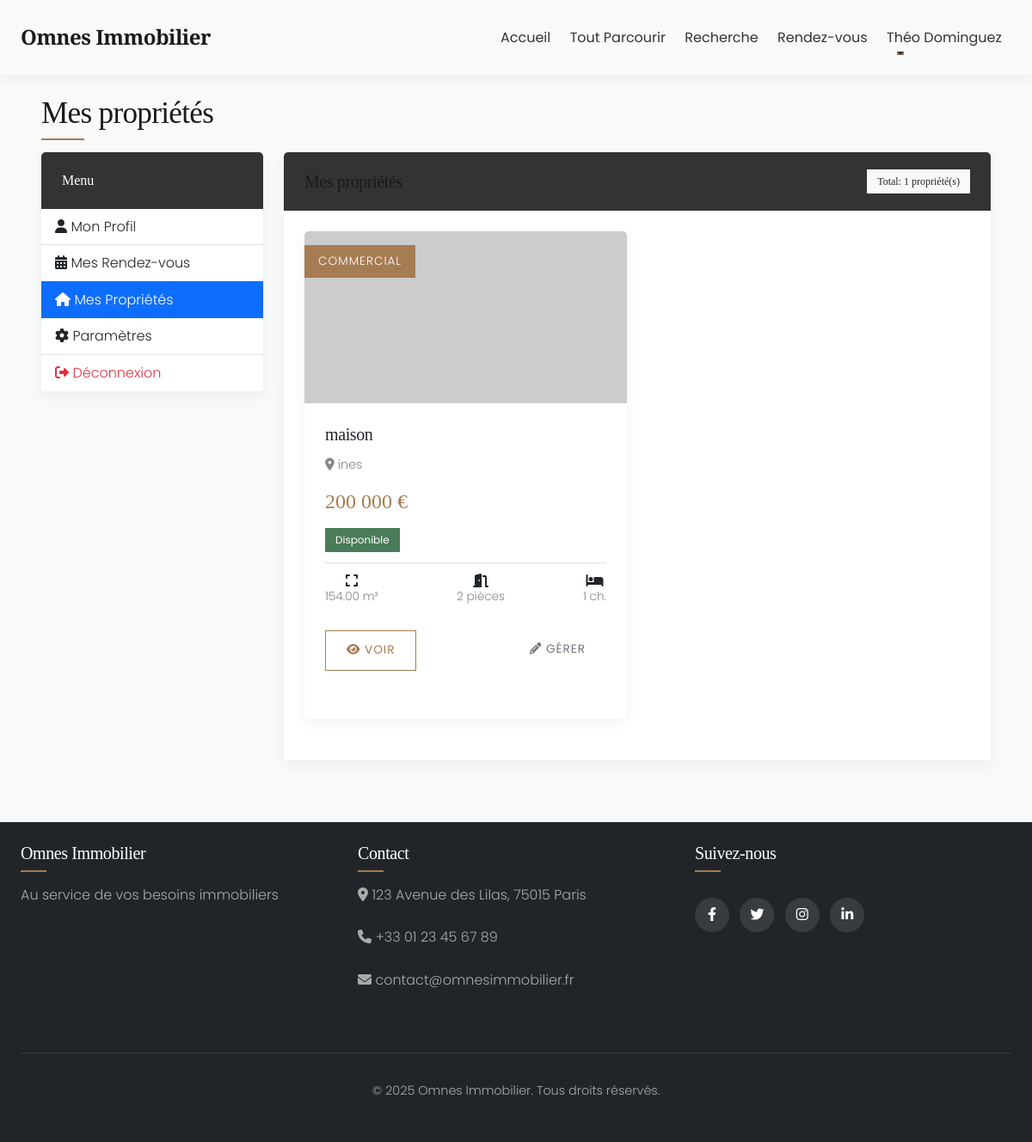
/agent-properties.php (signed in), run on an earlier commit of the app's database.
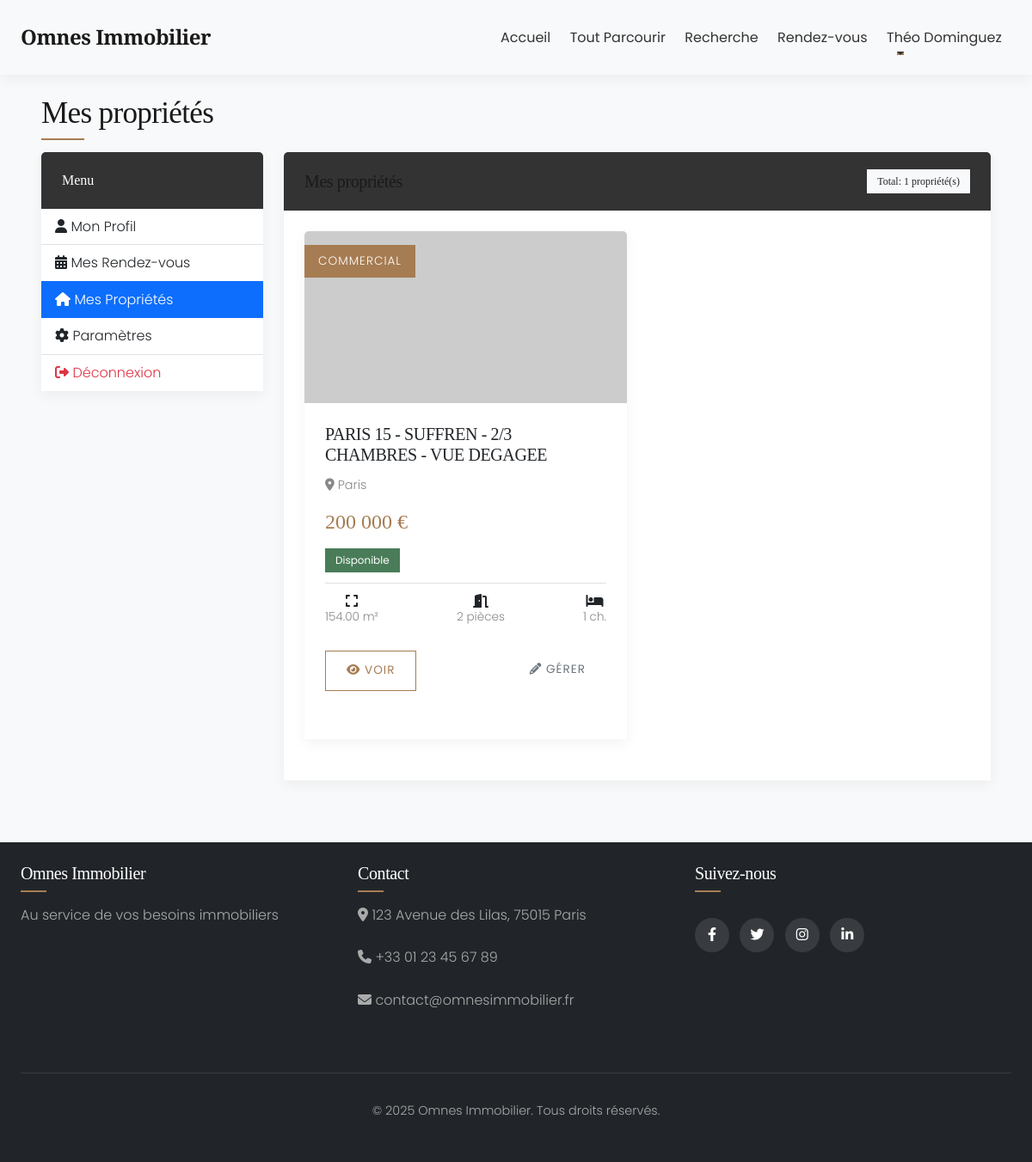
And on a later commit of the database.
### tables this page shows
CREATE TABLE `Propriete` (
  `id_propriete` int NOT NULL,
  `titre` varchar(255) NOT NULL,
  `description` text,
  `prix` decimal(10,2) NOT NULL,
  `surface` decimal(10,2) DEFAULT NULL,
  `nb_pieces` int DEFAULT NULL,
  `nb_chambres` int DEFAULT NULL,
  `nb_salles_bain` int DEFAULT NULL,
  `etage` int DEFAULT NULL,
  `balcon` tinyint(1) DEFAULT '0',
  `parking` tinyint(1) DEFAULT '0',
  `ascenseur` tinyint(1) DEFAULT '0',
  `adresse` varchar(255) NOT NULL,
  `ville` varchar(100) NOT NULL,
  `code_postal` varchar(20) NOT NULL,
  `pays` varchar(50) NOT NULL,
  `statut` enum('disponible','vendu','loué') DEFAULT 'disponible',
  `type_propriete` enum('résidentiel','commercial','terrain','location') NOT NULL,
  `date_ajout` datetime DEFAULT CURRENT_TIMESTAMP,
  `id_agent` int NOT NULL
);

### classes/database.php (called while the page is built, shortened)
<?php
class Database {
    private $dbh;
    private $stmt;
    public function __construct() {
        $this->host = DB_HOST;
        $this->port = DB_PORT;
        $this->user = DB_USER;
        $this->pass = DB_PASS;
        $this->dbname = DB_NAME;
        $dsn = 'mysql:host=' . $this->host . ';port=' . $this->port . ';dbname=' . $this->dbname . ';charset=utf8mb4';
        $options = array(
            PDO::ATTR_PERSISTENT => true,
            PDO::ATTR_ERRMODE => PDO::ERRMODE_EXCEPTION,
            PDO::ATTR_DEFAULT_FETCH_MODE => PDO::FETCH_OBJ
        );
        try {
            $this->dbh = new PDO($dsn, $this->user, $this->pass, $options);
        } catch(PDOException $e) {
            $this->error = $e->getMessage();
            error_log("Erreur de connexion à la base de données : " . $this->error);
            throw new Exception("Erreur de connexion à la base de données");
        }
    }
    public function query($query) {
        $this->stmt = $this->dbh->prepare($query);
    }
    public function bind($param, $value, $type = null) {
        if (is_null($type)) {
            switch (true) {
                case is_int($value):
                    $type = PDO::PARAM_INT;
                    break;
            }
        }
        $this->stmt->bindValue($param, $value, $type);
    }
    public function execute() {
        try {
            return $this->stmt->execute();
        } catch(PDOException $e) {
            $this->error = $e->getMessage();
            error_log("Erreur d'exécution de requête : " . $this->error);
            return false;
        }
    }
    public function resultSet() {
        $this->execute();
        return $this->stmt->fetchAll();
    }
    public function single() {
        $this->execute();
        return $this->stmt->fetch();
    }
}
?>

### config/init.php (called while the page is built, shortened)
<?php
require_once BASE_PATH . 'config/database.php';
spl_autoload_register(function($class_name) {
    $class_file = BASE_PATH . 'classes/' . $class_name . '.php';
});
function format_price($price) {
    return number_format($price, 0, ',', ' ') . ' €';
}

### classes/Agent.php (called while the page is built, shortened)
<?php
class Agent {
    private $db;
    public function __construct() {
        $this->db = new Database();
    }
    public function getAgentByUserId($id_utilisateur) {
        try {
            $this->db->query('SELECT * FROM Agent_Immobilier WHERE id_utilisateur = :id_utilisateur');
            $this->db->bind(':id_utilisateur', $id_utilisateur);
            return $this->db->single();
        } catch (Exception $e) {
            error_log("Exception lors de la récupération d'un agent par ID utilisateur: " . $e->getMessage());
            return false;
        }
    }
}
?>

### classes/Property.php (called while the page is built, shortened)
<?php
class Property {
    private $db;
    public function __construct() {
        $this->db = new Database();
    }
    public function getPropertiesByAgent($id_agent) {
        $this->db->query('SELECT * FROM Propriete
                        WHERE id_agent = :id_agent
                        ORDER BY date_ajout DESC');
        $this->db->bind(':id_agent', $id_agent);
        return $this->db->resultSet();
    }
    public function getMedia($id_propriete) {
        $this->db->query('SELECT * FROM Media WHERE id_propriete = :id_propriete');
        $this->db->bind(':id_propriete', $id_propriete);
        return $this->db->resultSet();
    }
}
?>

### agent-properties.php (the view, shortened to what the changed rows need)
<?php
require_once BASE_PATH . 'config/init.php';
require_once BASE_PATH . 'classes/Agent.php';
require_once BASE_PATH . 'classes/Property.php';
$agent = new Agent();
$property = new Property();
$agent_info = $agent->getAgentByUserId($_SESSION['user_id']);
$properties = $property->getPropertiesByAgent($agent_info->id_agent);
include BASE_PATH . 'includes/header.php';
?>
<div class="container mt-4">
    <h1 class="section-title mb-4" data-aos="fade-up">Mes propriétés</h1>
    <div class="row">
        <div class="col-md-9">
            <div class="card mb-4" data-aos="fade-up">
                <div class="card-body">
                    <?php if (!empty($properties)) : ?>
                        <div class="row">
                            <?php foreach ($properties as $index => $prop) : ?>
                                <div class="col-md-6 mb-4" data-aos="fade-up" data-aos-delay="<?php echo $index % 2 * 100; ?>">
                                    <div class="card h-100 property-card">
                                        <?php
                                        $medias = $property->getMedia($prop->id_propriete);
                                        $image_path = !empty($medias) && isset($medias[0]->url_path) ? $medias[0]->url_path : '/omnes-immobilier/assets/img/properties/default.jpg';
                                        ?>
                                        <img src="<?php echo $image_path; ?>" class="card-img-top" alt="<?php echo $prop->titre; ?>" style="height: 200px; object-fit: cover;" onerror="this.src='https://via.placeholder.com/400x200?text=Propriété'">
                                        <?php if ($prop->type_propriete) : ?>
                                            <div class="property-tag"><?php echo ucfirst($prop->type_propriete); ?></div>
                                        <?php endif; ?>
                                        <div class="card-body">
                                            <h5 class="card-title"><?php echo $prop->titre; ?></h5>
                                            <p class="property-location">
                                                <i class="fas fa-map-marker-alt"></i> <?php echo $prop->ville; ?>
                                            </p>
                                            <?php if ($prop->type_propriete !== 'location') : ?>
                                                <p class="property-price"><?php echo format_price($prop->prix); ?></p>
                                            <?php else : ?>
                                                <p class="property-price"><?php echo format_price($prop->prix); ?>/mois</p>
                                            <?php endif; ?>
                                            <p class="mb-2">
                                                <span class="badge bg-<?php echo $prop->statut == 'disponible' ? 'success' : ($prop->statut == 'vendu' ? 'danger' : 'warning'); ?>">
                                                    <?php echo ucfirst($prop->statut); ?>
                                                </span>
                                            </p>
                                            <div class="property-features mb-3">
                                                <div class="property-feature">
                                                    <i class="fas fa-expand"></i>
                                                    <span><?php echo $prop->surface; ?> m²</span>
                                                </div>
                                                <div class="property-feature">
                                                    <i class="fas fa-door-open"></i>
                                                    <span><?php echo $prop->nb_pieces; ?> pièces</span>
                                                </div>
                                                <div class="property-feature">
                                                    <i class="fas fa-bed"></i>
                                                    <span><?php echo $prop->nb_chambres; ?> ch.</span>
                                                </div>
                                            </div>
                                            <div class="d-flex justify-content-between">
                                                <a href="/omnes-immobilier/property-detail.php?id=<?php echo $prop->id_propriete; ?>" class="btn btn-outline-primary">
                                                    <i class="fas fa-eye"></i> Voir
                                                </a>
                                                <a href="#" class="btn btn-outline-secondary" onclick="alert('Cette fonctionnalité n\'est pas encore disponible.')">
                                                    <i class="fas fa-pencil-alt"></i> Gérer
                                                </a>
                                            </div>
                                        </div>
                                    </div>
                                </div>
                            <?php endforeach; ?>
                        </div>
                    <?php else : ?>
                        <div class="alert alert-info">
                            Vous ne gérez actuellement aucune propriété. Les propriétés sont attribuées par l'administrateur.
                        </div>
                    <?php endif; ?>
                </div>
            </div>
        </div>
    </div>
</div>
<?php include BASE_PATH . 'includes/footer.php'; ?>

What changed in the data, as far as the page shows it:
changed propriete "COMMERCIAL": titre "maison" → "PARIS 15 - SUFFREN - 2/3 CHAMBRES - VUE DEGAGEE"; ville "ines" → "Paris"
